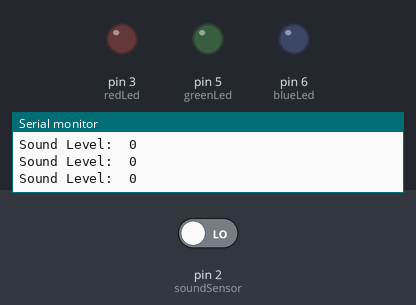
Recording of a sketch running on a simulated Arduino Uno, built with avr-gcc and run on an emulated ATmega328P. Shown: output pins drawn as LEDs (lit = HIGH), the last lines printed to the serial monitor. The inputs (shaded band) are chosen by the test bench; at power-on: pin 2 (soundSensor) LOW.

Above: at 1.2 s.
1.3 s: pin 2 (soundSensor) driven HIGH
At 1.8 s:
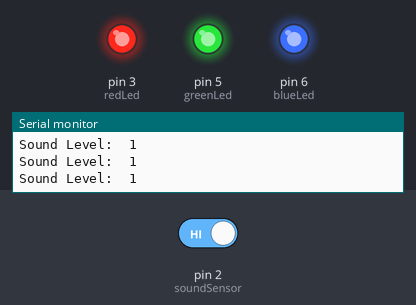
2.8 s: pin 2 (soundSensor) driven LOW
At 4.3 s:
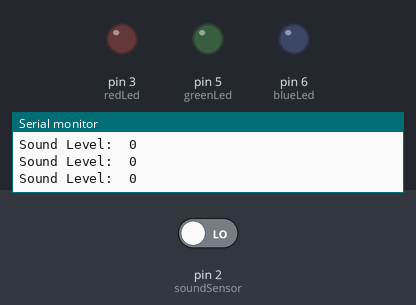
Timing chart, 0 to 5.8 s (numbered marks = the images above; inputs shaded):
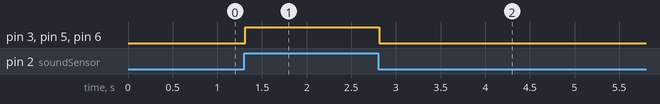

The sketch:

Music_Controlled_Lights.ino
```cpp
const int soundSensor = 2;
const int redLed = 3;
const int greenLed = 5;
const int blueLed = 6;

void setup() {

  Serial.begin(9600);

  pinMode(redLed, OUTPUT);
  pinMode(greenLed, OUTPUT);
  pinMode(blueLed, OUTPUT);
}


void loop() {
  int soundValue = digitalRead(soundSensor);
  Serial.print("Sound Level:  ");
  Serial.println(soundValue);
  digitalWrite(redLed, soundValue);
  digitalWrite(greenLed, soundValue);
  digitalWrite(blueLed, soundValue);
  delay(10);
}
```

Measured:
- after the input at 1.3 s, pin 3 (redLed), pin 5 (greenLed), pin 6 (blueLed): LOW → HIGH at once
- after the input at 2.8 s, pin 3 (redLed), pin 5 (greenLed), pin 6 (blueLed): HIGH → LOW at once
